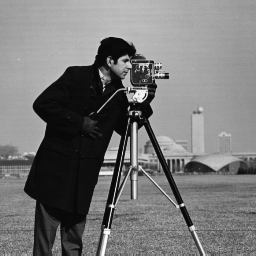
#> input picture U4/cameraman.tif, 256 x 256 px
$ python PDI_U4_Restauracion_p2_Transformacion_Geometrica.py
#> lines starting #> are read from the running program, lines starting #| are printed output that depends on the picture
# VISTO !

import cv2
import numpy as np
import matplotlib.pyplot as plt
import imutils

# Defininimos función para mostrar imágenes
def imshow(img, new_fig=True, title=None, color_img=False, blocking=False, colorbar=True, ticks=False):
    if new_fig:
        plt.figure()
    if color_img:
        plt.imshow(img)
    else:
        plt.imshow(img, cmap='gray')
    plt.title(title)
    if not ticks:
        plt.xticks([]), plt.yticks([])
    if colorbar:
        plt.colorbar()
    if new_fig:
        plt.show(block=blocking)

# --- Rotaciones -------------------------------------------------------------------
#  --> Tutorial: https://docs.opencv.org/3.4/d4/d61/tutorial_warp_affine.html
img = cv2.imread('cameraman.tif', cv2.IMREAD_GRAYSCALE)
#> img is the input picture: shape (256, 256); min 7, max 253, mean 118.7
# img = cv2.imread('mammogram.tif', cv2.IMREAD_GRAYSCALE)
rows,cols = img.shape
#> rows = 256; cols = 256
imshow(img, title="Imagen Original")

M = cv2.getRotationMatrix2D((cols/2,rows/2), 90, 1)
M = cv2.getRotationMatrix2D((0,0), 90, 1)  #  Por que todo negro??
M = cv2.getRotationMatrix2D((cols/2,rows/2), 45, 1)
img_rot_1 = cv2.warpAffine(img, M, (cols,rows))
img_rot_2 = cv2.warpAffine(img, M, (cols*2,rows*2))

imshow(img_rot_1, title="Imagen Rotada")
imshow(img_rot_2, title="Imagen Rotada - Tamaño duplicado")

# --- Analizar tamaño ejes -----------
plt.figure()
plt.subplot(221), imshow(img, title='Imagen Original', new_fig=False, colorbar=False, ticks=True)
plt.subplot(222), imshow(img_rot_1, title="Imagen Rotada", new_fig=False, colorbar=False, ticks=True)
plt.subplot(223), imshow(img_rot_2, title="Imagen Rotada - Tamaño duplicado", new_fig=False, colorbar=False, ticks=True)
plt.show(block=False)
# ------------------------------------

plt.figure()
ax1 = plt.subplot(221); imshow(img, title='Imagen Original', new_fig=False, colorbar=False, ticks=True)
plt.subplot(222,sharex=ax1,sharey=ax1), imshow(img_rot_1, title="Imagen Rotada", new_fig=False, colorbar=False, ticks=True)
plt.subplot(223,sharex=ax1,sharey=ax1), imshow(img_rot_2, title="Imagen Rotada - Tamaño duplicado", new_fig=False, colorbar=False, ticks=True)
plt.show(block=False)

# Analisis de los distintos tipos de borderMode
M = cv2.getRotationMatrix2D((cols/2,rows/2), 90, 1)
M = cv2.getRotationMatrix2D((0,0), 90, 1)
M = cv2.getRotationMatrix2D((cols/2,rows/2), 45, 1)
k=2 # Analizar con 3,4,...
img_rot_3a = cv2.warpAffine(img, M, (cols*k,rows*k), borderMode=cv2.BORDER_CONSTANT, borderValue=127)
img_rot_3b = cv2.warpAffine(img, M, (cols*k,rows*k), borderMode=cv2.BORDER_REPLICATE)
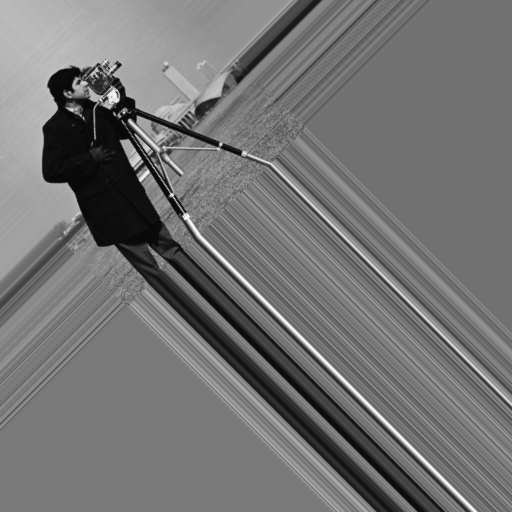
#> img_rot_3b: shape (512, 512); min 7, max 251, mean 115.2
img_rot_3c = cv2.warpAffine(img, M, (cols*k,rows*k), borderMode=cv2.BORDER_REFLECT)
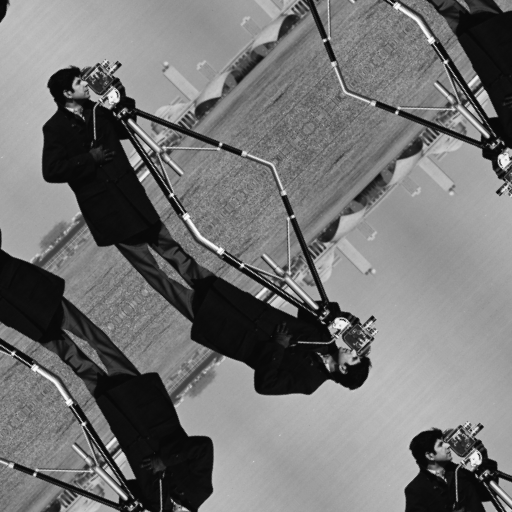
#> img_rot_3c: shape (512, 512); min 7, max 251, mean 115.5
img_rot_3d = cv2.warpAffine(img, M, (cols*k,rows*k), borderMode=cv2.BORDER_WRAP)
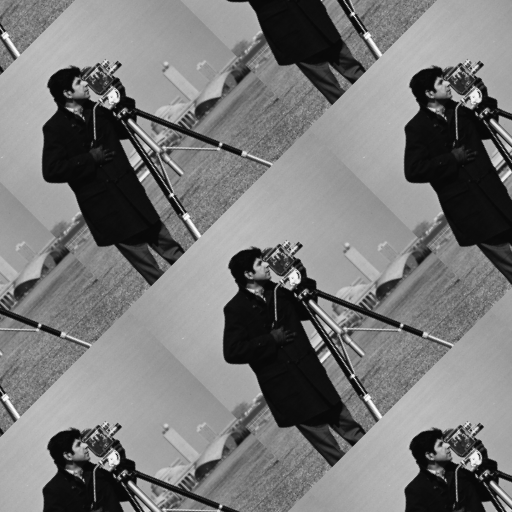
#> img_rot_3d: shape (512, 512); min 7, max 251, mean 119.5

plt.figure()
ax1 = plt.subplot(221); imshow(img_rot_3a, title="BORDER_CONSTANT", new_fig=False, colorbar=False)
plt.subplot(222,sharex=ax1,sharey=ax1), imshow(img_rot_3b, title="BORDER_REPLICATE", new_fig=False, colorbar=False)
plt.subplot(223,sharex=ax1,sharey=ax1), imshow(img_rot_3c, title="BORDER_REFLECT", new_fig=False, colorbar=False)
plt.subplot(224,sharex=ax1,sharey=ax1), imshow(img_rot_3d, title="BORDER_WRAP", new_fig=False, colorbar=False)
plt.show(block=False)

# --- Posible solución -----------------------------------------------------------------------
M = cv2.getRotationMatrix2D((0,0), 45, 1)
M = cv2.getRotationMatrix2D((0,0), 90, 1)
M = cv2.getRotationMatrix2D((0,0), 135, 1)
M = cv2.getRotationMatrix2D((0,0), 225, 1)
img_T = cv2.warpAffine(img, M, (cols,rows))
imshow(img_T, title="Imagen Transformada")

# Desplazo y aplico transformación
diag = np.hypot(rows, cols)
#> diag = 362
M_modif = M.copy()
M_modif[0, 2] += diag
M_modif[1, 2] += diag
img_T_modif = cv2.warpAffine(img, M_modif, (3*cols,3*rows))
imshow(img_T_modif, title="Imagen Transformada con desplazamiento")
#> in imshow (call 15), `plt.show(block=blocking)`:
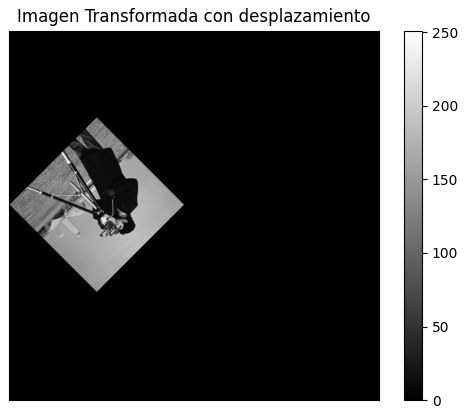
#> figure drawn by matplotlib, 2 panels

# Recorto
cols_nonzero = np.where(np.any(img_T_modif, 0))[0]
#> cols_nonzero = 363 values from 1 to 363
ic_ini = cols_nonzero[0]
#> ic_ini = 1
ic_end = cols_nonzero[-1]
#> ic_end = 363
rows_nonzero = np.where(np.any(img_T_modif, 1))[0]
#> rows_nonzero = 363 values from 181 to 543
ir_ini = rows_nonzero[0]
#> ir_ini = 181
ir_end = rows_nonzero[-1]
#> ir_end = 543
img_T2 = img_T_modif[ir_ini:ir_end+1, ic_ini:ic_end+1]
imshow(img_T2, title="Imagen Transformada con desplazamiento + recorte")
#> in imshow (call 16), `plt.show(block=blocking)`:
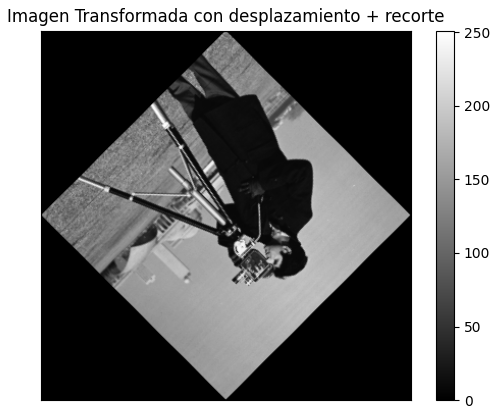
#> figure drawn by matplotlib, 2 panels
img_T2.shape

# --- Rotacion sin cortar --------------------------------------------------------------------
img_rot90 = imutils.rotate_bound(img, 90)
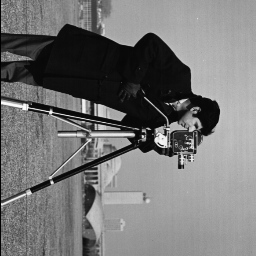
#> img_rot90: shape (256, 256); min 0, max 253, mean 118.1
img_rot45 = imutils.rotate_bound(img, 45)
# img_rot45 = imutils.rotate(img, 45)
img_rotm33 = imutils.rotate_bound(img, -33)
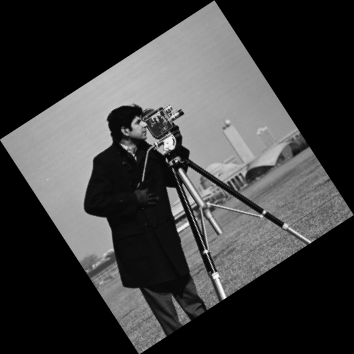
#> img_rotm33: shape (354, 354); min 0, max 251, mean 62.1

plt.figure()
plt.subplot(221), plt.imshow(img, cmap='gray'), plt.title('Imagen Original')
plt.subplot(222), plt.imshow(img_rot90, cmap='gray'), plt.title('Imagen Rotada 90')
plt.subplot(223), plt.imshow(img_rot45, cmap='gray'), plt.title('Imagen Rotada 45')
plt.subplot(224), plt.imshow(img_rotm33, cmap='gray'), plt.title('Imagen Rotada -33')
plt.show(block=False)


# --- Transformaciones afines ---------------------------------------------------
# ==============================================================================
# En una transformación afín, todas las líneas paralelas de la imagen original
# seguirán siendo paralelas en la imagen de salida.
# Para encontrar la matriz de transformación, necesitamos tres puntos de la
# imagen de entrada y sus correspondientes ubicaciones en la imagen de salida.
# Entonces cv2.getAffineTransform creará una matriz de 2x3 que se
# pasará a cv2.warpAffine.
# ==============================================================================

# Cargo Imagen
img = cv2.imread('lines.jpg', cv2.IMREAD_COLOR)
#> (the run stopped early here; a loop or call above may not have finished)

$ run again, with U4/circuit_board.tif copied over U4/cameraman.tif
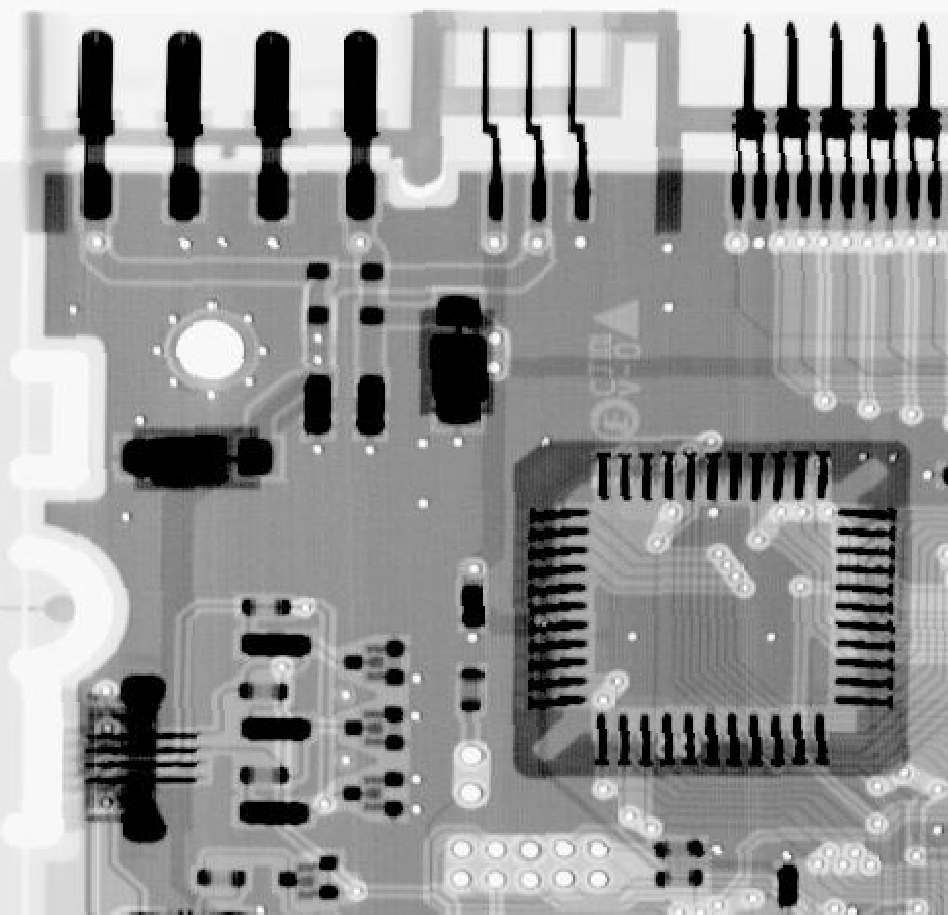
#> input picture U4/circuit_board.tif, 948 x 915 px
#> img is the input picture: shape (915, 948); min 0, max 255, mean 150.8
#> in imshow (call 15), `plt.show(block=blocking)`:
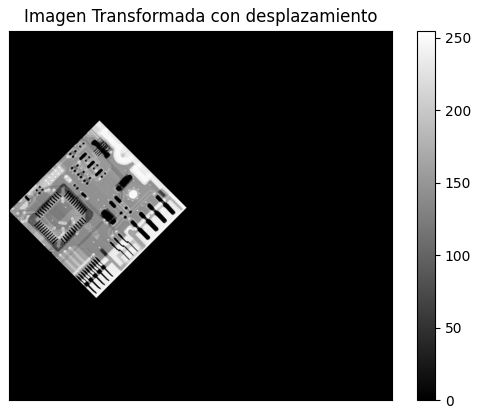
#> figure drawn by matplotlib, 2 panels
#> cols_nonzero = 1318 values from 1 to 1318
#> ic_ini = 1
#> ic_end = 1318
#> rows_nonzero = 1318 values from 671 to 1988
#> ir_ini = 671
#> ir_end = 1988
#> `img_rotm33 = imutils.rotate_bound(img, -33)`:
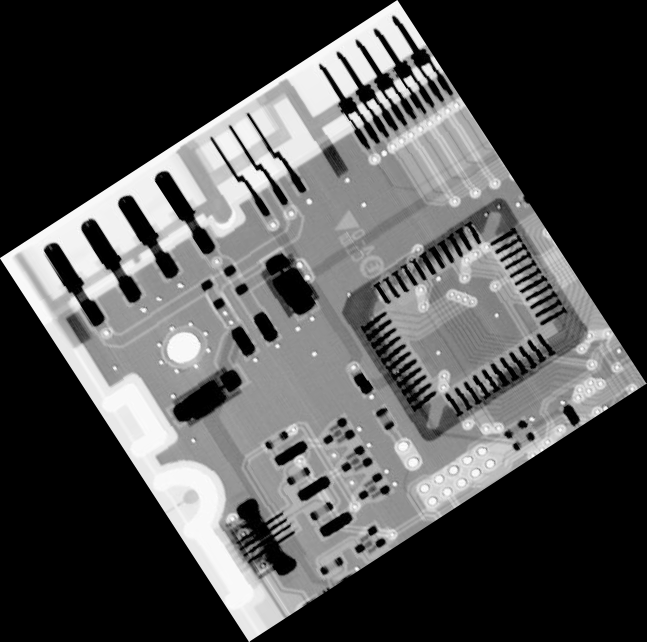
#> img_rotm33: shape (1283, 1293) (shown at 1/2 size); min 0, max 255, mean 78.8
